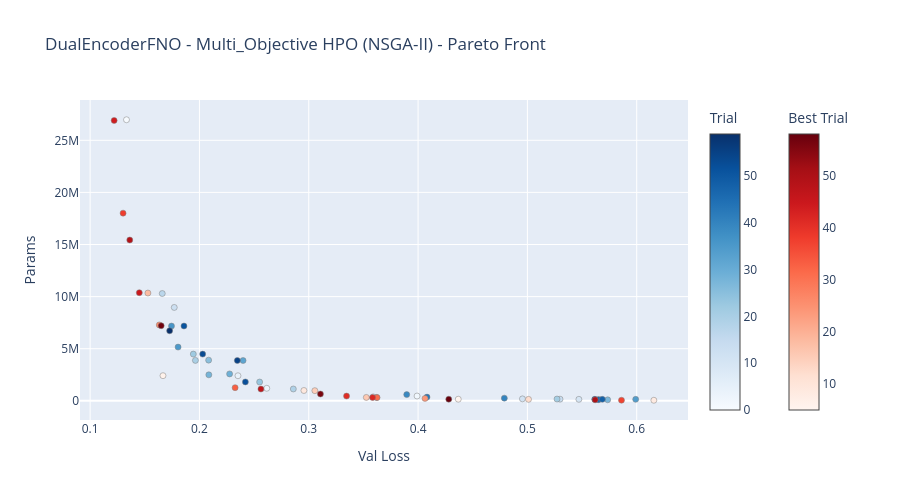

The code cell stored with this chart in its notebook:
### Code cell
import optuna.visualization as vis

# Optuna Pareto plot
fig_pareto = vis.plot_pareto_front(study, target_names=["Val Loss", "Params"])
fig_pareto.update_layout(height=500, title="DualEncoderFNO - Multi_Objective HPO (NSGA-II) - Pareto Front")
fig_pareto.show()

html_path = cfg.hpo_dir / "rve1_hpo_pareto_front.html"
fig_pareto.write_html(str(html_path))
print("✅ Pareto Front saved")

### Figure 1 — Plotly figure (JSON) as saved in the notebook; plotly's stock layout.template omitted (floating-point values rounded to 4 significant figures)
{"data": [{"hovertemplate": "%{text}<extra>Trial</extra>", "marker": {"color": [0, 1, 2, 3, 4, 7, 10, 11, 13, 14, 17, 19, 20, 21, 22, 23, 25, 27, 28, 29, 30, 32, 34, 35, 36, 39, 40, 43, 46, 48, 51, 52, 53, 54, 55, 59], "colorbar": {"title": {"text": "Trial"}}, "colorscale": [[0, "rgb(247,251,255)"], [0.125, "rgb(222,235,247)"], [0.25, "rgb(198,219,239)"], [0.375, "rgb(158,202,225)"], [0.5, "rgb(107,174,214)"], [0.625, "rgb(66,146,198)"], [0.75, "rgb(33,113,181)"], [0.875, "rgb(8,81,156)"], [1, "rgb(8,48,107)"]], "line": {"color": "Grey", "width": 0.5}}, "mode": "markers", "showlegend": false, "text": ["{<br>  \"number\": 0,<br>  \"values\": [<br>    0.13326596057415008,<br>    26972291.0<br>  ],<br>  \"params\": {<br>    \"n_modes\": 32,<br>    \"hidden_channels\": 64,<br>    \"n_layers\": 6,<br>    \"film_mlp_layers\": 6,<br>    \"film_mlp_neurons\": 128<br>  },<br>  \"user_attrs\": {<br>    \"best_val_loss\": 0.13326596057415008,<br>    \"n_params\": 26972291,<br>    \"n_params_M\": 26.97<br>  }<br>}", "{<br>  \"number\": 1,<br>  \"values\": [<br>    0.565298014163971,<br>    134051.0<br>  ],<br>  \"params\": {<br>    \"n_modes\": 8,<br>    \"hidden_channels\": 16,<br>    \"n_layers\": 6,<br>    \"film_mlp_layers\": 2,<br>    \"film_mlp_neurons\": 32<br>  },<br>  \"user_attrs\": {<br>    \"best_val_loss\": 0.565298014163971,<br>    \"n_params\": 134051,<br>    \"n_params_M\": 0.13<br>  }<br>}", "{<br>  \"number\": 2,<br>  \"values\": [<br>    0.39909353137016296,<br>    457763.0<br>  ],<br>  \"params\": {<br>    \"n_modes\": 16,<br>    \"hidden_channels\": 16,<br>    \"n_layers\": 6,<br>    \"film_mlp_layers\": 6,<br>    \"film_mlp_neurons\": 32<br>  },<br>  \"user_attrs\": {<br>    \"best_val_loss\": 0.39909353137016296,<br>    \"n_params\": 457763,<br>    \"n_params_M\": 0.46<br>  }<br>}", "{<br>  \"number\": 3,<br>  \"values\": [<br>    0.26158858585357664,<br>    1200755.0<br>  ],<br>  \"params\": {<br>    \"n_modes\": 32,<br>    \"hidden_channels\": 16,<br>    \"n_layers\": 4,<br>    \"film_mlp_layers\": 6,<br>    \"film_mlp_neurons\": 128<br>  },<br>  \"user_attrs\": {<br>    \"best_val_loss\": 0.26158858585357664,<br>    \"n_params\": 1200755,<br>    \"n_params_M\": 1.2<br>  }<br>}", "{<br>  \"number\": 4,<br>  \"values\": [<br>    0.2352579870223999,<br>    2404291.0<br>  ],<br>  \"params\": {<br>    \"n_modes\": 16,<br>    \"hidden_channels\": 64,<br>    \"n_layers\": 2,<br>    \"film_mlp_layers\": 4,<br>    \"film_mlp_neurons\": 32<br>  },<br>  \"user_attrs\": {<br>    \"best_val_loss\": 0.2352579870223999,<br>    \"n_params\": 2404291,<br>    \"n_params_M\": 2.4<br>  }<br>}", "{<br>  \"number\": 7,<br>  \"values\": [<br>    0.35889958930015564,<br>    374499.0<br>  ],<br>  \"params\": {<br>    \"n_modes\": 8,<br>    \"hidden_channels\": 32,<br>    \"n_layers\": 4,<br>    \"film_mlp_layers\": 2,<br>    \"film_mlp_neurons\": 128<br>  },<br>  \"user_attrs\": {<br>    \"best_val_loss\": 0.35889958930015564,<br>    \"n_params\": 374499,<br>    \"n_params_M\": 0.37<br>  }<br>}", "{<br>  \"number\": 10,<br>  \"values\": [<br>    0.5470949282646179,<br>    140323.0<br>  ],<br>  \"params\": {<br>    \"n_modes\": 8,<br>    \"hidden_channels\": 16,<br>    \"n_layers\": 6,<br>    \"film_mlp_layers\": 2,<br>    \"film_mlp_neurons\": 64<br>  },<br>  \"user_attrs\": {<br>    \"best_val_loss\": 0.5470949282646179,<br>    \"n_params\": 140323,<br>    \"n_params_M\": 0.14<br>  }<br>}", "{<br>  \"number\": 11,<br>  \"values\": [<br>    0.49547307538986207,<br>    185891.0<br>  ],<br>  \"params\": {<br>    \"n_modes\": 8,<br>    \"hidden_channels\": 16,<br>    \"n_layers\": 6,<br>    \"film_mlp_layers\": 4,<br>    \"film_mlp_neurons\": 128<br>  },<br>  \"user_attrs\": {<br>    \"best_val_loss\": 0.49547307538986207,<br>    \"n_params\": 185891,<br>    \"n_params_M\": 0.19<br>  }<br>}", "{<br>  \"number\": 13,<br>  \"values\": [<br>    0.1769529321193695,<br>    8960003.0<br>  ],<br>  \"params\": {<br>    \"n_modes\": 32,<br>    \"hidden_channels\": 64,<br>    \"n_layers\": 2,<br>    \"film_mlp_layers\": 6,<br>    \"film_mlp_neurons\": 32<br>  },<br>  \"user_attrs\": {<br>    \"best_val_loss\": 0.1769529321193695,<br>    \"n_params\": 8960003,<br>    \"n_params_M\": 8.96<br>  }<br>}", "{<br>  \"number\": 14,<br>  \"values\": [<br>    0.5298617329597474,<br>    156963.0<br>  ],<br>  \"params\": {<br>    \"n_modes\": 8,<br>    \"hidden_channels\": 16,<br>    \"n_layers\": 6,<br>    \"film_mlp_layers\": 6,<br>    \"film_mlp_neurons\": 64<br>  },<br>  \"user_attrs\": {<br>    \"best_val_loss\": 0.5298617329597474,<br>    \"n_params\": 156963,<br>    \"n_params_M\": 0.16<br>  }<br>}", "{<br>  \"number\": 17,<br>  \"values\": [<br>    0.1659875671863556,<br>    10293891.0<br>  ],<br>  \"params\": {<br>    \"n_modes\": 24,<br>    \"hidden_channels\": 64,<br>    \"n_layers\": 4,<br>    \"film_mlp_layers\": 4,<br>    \"film_mlp_neurons\": 32<br>  },<br>  \"user_attrs\": {<br>    \"best_val_loss\": 0.1659875671863556,<br>    \"n_params\": 10293891,<br>    \"n_params_M\": 10.29<br>  }<br>}", "{<br>  \"number\": 19,<br>  \"values\": [<br>    0.2858971438407898,<br>    1134579.0<br>  ],<br>  \"params\": {<br>    \"n_modes\": 32,<br>    \"hidden_channels\": 16,<br>    \"n_layers\": 4,<br>    \"film_mlp_layers\": 4,<br>    \"film_mlp_neurons\": 64<br>  },<br>  \"user_attrs\": {<br>    \"best_val_loss\": 0.2858971438407898,<br>    \"n_params\": 1134579,<br>    \"n_params_M\": 1.13<br>  }<br>}", "{<br>  \"number\": 20,<br>  \"values\": [<br>    0.1963139408826828,<br>    3876675.0<br>  ],<br>  \"params\": {<br>    \"n_modes\": 24,<br>    \"hidden_channels\": 32,<br>    \"n_layers\": 6,<br>    \"film_mlp_layers\": 2,<br>    \"film_mlp_neurons\": 64<br>  },<br>  \"user_attrs\": {<br>    \"best_val_loss\": 0.1963139408826828,<br>    \"n_params\": 3876675,<br>    \"n_params_M\": 3.88<br>  }<br>}", "{<br>  \"number\": 21,<br>  \"values\": [<br>    0.5271059875488281,<br>    168563.0<br>  ],<br>  \"params\": {<br>    \"n_modes\": 8,<br>    \"hidden_channels\": 16,<br>    \"n_layers\": 4,<br>    \"film_mlp_layers\": 6,<br>    \"film_mlp_neurons\": 128<br>  },<br>  \"user_attrs\": {<br>    \"best_val_loss\": 0.5271059875488281,<br>    \"n_params\": 168563,<br>    \"n_params_M\": 0.17<br>  }<br>}", "{<br>  \"number\": 22,<br>  \"values\": [<br>    0.19440394628047944,<br>    4482531.0<br>  ],<br>  \"params\": {<br>    \"n_modes\": 32,<br>    \"hidden_channels\": 32,<br>    \"n_layers\": 4,<br>    \"film_mlp_layers\": 6,<br>    \"film_mlp_neurons\": 32<br>  },<br>  \"user_attrs\": {<br>    \"best_val_loss\": 0.19440394628047944,<br>    \"n_params\": 4482531,<br>    \"n_params_M\": 4.48<br>  }<br>}", "{<br>  \"number\": 23,<br>  \"values\": [<br>    0.25506215286254885,<br>    1801987.0<br>  ],<br>  \"params\": {<br>    \"n_modes\": 16,<br>    \"hidden_channels\": 32,<br>    \"n_layers\": 6,<br>    \"film_mlp_layers\": 4,<br>    \"film_mlp_neurons\": 32<br>  },<br>  \"user_attrs\": {<br>    \"best_val_loss\": 0.25506215286254885,<br>    \"n_params\": 1801987,<br>    \"n_params_M\": 1.8<br>  }<br>}", "{<br>  \"number\": 25,<br>  \"values\": [<br>    0.20840441346168517,<br>    3901507.0<br>  ],<br>  \"params\": {<br>    \"n_modes\": 24,<br>    \"hidden_channels\": 32,<br>    \"n_layers\": 6,<br>    \"film_mlp_layers\": 2,<br>    \"film_mlp_neurons\": 128<br>  },<br>  \"user_attrs\": {<br>    \"best_val_loss\": 0.20840441346168517,<br>    \"n_params\": 3901507,<br>    \"n_params_M\": 3.9<br>  }<br>}", "{<br>  \"number\": 27,<br>  \"values\": [<br>    0.5734348411560058,<br>    94067.0<br>  ],<br>  \"params\": {<br>    \"n_modes\": 8,<br>    \"hidden_channels\": 16,<br>    \"n_layers\": 4,<br>    \"film_mlp_layers\": 6,<br>    \"film_mlp_neurons\": 32<br>  },<br>  \"user_attrs\": {<br>    \"best_val_loss\": 0.5734348411560058,<br>    \"n_params\": 94067,<br>    \"n_params_M\": 0.09<br>  }<br>}", "{<br>  \"number\": 28,<br>  \"values\": [<br>    0.2085988563299179,<br>    2493187.0<br>  ],<br>  \"params\": {<br>    \"n_modes\": 16,<br>    \"hidden_channels\": 64,<br>    \"n_layers\": 2,<br>    \"film_mlp_layers\": 6,<br>    \"film_mlp_neurons\": 128<br>  },<br>  \"user_attrs\": {<br>    \"best_val_loss\": 0.2085988563299179,<br>    \"n_params\": 2493187,<br>    \"n_params_M\": 2.49<br>  }<br>}", "{<br>  \"number\": 29,<br>  \"values\": [<br>    0.22758667182922362,<br>    2579875.0<br>  ],<br>  \"params\": {<br>    \"n_modes\": 24,<br>    \"hidden_channels\": 32,<br>    \"n_layers\": 4,<br>    \"film_mlp_layers\": 4,<br>    \"film_mlp_neurons\": 32<br>  },<br>  \"user_attrs\": {<br>    \"best_val_loss\": 0.22758667182922362,<br>    \"n_params\": 2579875,<br>    \"n_params_M\": 2.58<br>  }<br>}", "{<br>  \"number\": 30,<br>  \"values\": [<br>    0.36212074327468874,<br>    323699.0<br>  ],<br>  \"params\": {<br>    \"n_modes\": 16,<br>    \"hidden_channels\": 16,<br>    \"n_layers\": 4,<br>    \"film_mlp_layers\": 6,<br>    \"film_mlp_neurons\": 64<br>  },<br>  \"user_attrs\": {<br>    \"best_val_loss\": 0.36212074327468874,<br>    \"n_params\": 323699,<br>    \"n_params_M\": 0.32<br>  }<br>}", "{<br>  \"number\": 32,<br>  \"values\": [<br>    0.23989107084274292,<br>    3866371.0<br>  ],<br>  \"params\": {<br>    \"n_modes\": 24,<br>    \"hidden_channels\": 32,<br>    \"n_layers\": 6,<br>    \"film_mlp_layers\": 4,<br>    \"film_mlp_neurons\": 32<br>  },<br>  \"user_attrs\": {<br>    \"best_val_loss\": 0.23989107084274292,<br>    \"n_params\": 3866371,<br>    \"n_params_M\": 3.87<br>  }<br>}", "{<br>  \"number\": 34,<br>  \"values\": [<br>    0.5990618858337402,<br>    138275.0<br>  ],<br>  \"params\": {<br>    \"n_modes\": 8,<br>    \"hidden_channels\": 16,<br>    \"n_layers\": 6,<br>    \"film_mlp_layers\": 6,<br>    \"film_mlp_neurons\": 32<br>  },<br>  \"user_attrs\": {<br>    \"best_val_loss\": 0.5990618858337402,<br>    \"n_params\": 138275,<br>    \"n_params_M\": 0.14<br>  }<br>}", "{<br>  \"number\": 35,<br>  \"values\": [<br>    0.180462997674942,<br>    5154691.0<br>  ],<br>  \"params\": {<br>    \"n_modes\": 24,<br>    \"hidden_channels\": 64,<br>    \"n_layers\": 2,<br>    \"film_mlp_layers\": 2,<br>    \"film_mlp_neurons\": 32<br>  },<br>  \"user_attrs\": {<br>    \"best_val_loss\": 0.180462997674942,<br>    \"n_params\": 5154691,<br>    \"n_params_M\": 5.15<br>  }<br>}", "{<br>  \"number\": 36,<br>  \"values\": [<br>    0.17442846488952637,<br>    7173443.0<br>  ],<br>  \"params\": {<br>    \"n_modes\": 16,<br>    \"hidden_channels\": 64,<br>    \"n_layers\": 6,<br>    \"film_mlp_layers\": 4,<br>    \"film_mlp_neurons\": 32<br>  },<br>  \"user_attrs\": {<br>    \"best_val_loss\": 0.17442846488952637,<br>    \"n_params\": 7173443,<br>    \"n_params_M\": 7.17<br>  }<br>}", "{<br>  \"number\": 39,<br>  \"values\": [<br>    0.38961037874221804,<br>    592195.0<br>  ],<br>  \"params\": {<br>    \"n_modes\": 8,<br>    \"hidden_channels\": 32,<br>    \"n_layers\": 6,<br>    \"film_mlp_layers\": 4,<br>    \"film_mlp_neurons\": 128<br>  },<br>  \"user_attrs\": {<br>    \"best_val_loss\": 0.38961037874221804,<br>    \"n_params\": 592195,<br>    \"n_params_M\": 0.59<br>  }<br>}", "{<br>  \"number\": 40,<br>  \"values\": [<br>    0.4789096174240112,<br>    255875.0<br>  ],<br>  \"params\": {<br>    \"n_modes\": 8,<br>    \"hidden_channels\": 32,<br>    \"n_layers\": 2,<br>    \"film_mlp_layers\": 6,<br>    \"film_mlp_neurons\": 128<br>  },<br>  \"user_attrs\": {<br>    \"best_val_loss\": 0.4789096174240112,<br>    \"n_params\": 255875,<br>    \"n_params_M\": 0.26<br>  }<br>}", "{<br>  \"number\": 43,<br>  \"values\": [<br>    0.40818260264396666,<br>    353763.0<br>  ],<br>  \"params\": {<br>    \"n_modes\": 8,<br>    \"hidden_channels\": 32,<br>    \"n_layers\": 4,<br>    \"film_mlp_layers\": 6,<br>    \"film_mlp_neurons\": 32<br>  },<br>  \"user_attrs\": {<br>    \"best_val_loss\": 0.40818260264396666,<br>    \"n_params\": 353763,<br>    \"n_params_M\": 0.35<br>  }<br>}", "{<br>  \"number\": 46,<br>  \"values\": [<br>    0.5649438786506653,<br>    110707.0<br>  ],<br>  \"params\": {<br>    \"n_modes\": 8,<br>    \"hidden_channels\": 16,<br>    \"n_layers\": 4,<br>    \"film_mlp_layers\": 6,<br>    \"film_mlp_neurons\": 64<br>  },<br>  \"user_attrs\": {<br>    \"best_val_loss\": 0.5649438786506653,<br>    \"n_params\": 110707,<br>    \"n_params_M\": 0.11<br>  }<br>}", "{<br>  \"number\": 48,<br>  \"values\": [<br>    0.5685430240631103,<br>    138275.0<br>  ],<br>  \"params\": {<br>    \"n_modes\": 8,<br>    \"hidden_channels\": 16,<br>    \"n_layers\": 6,<br>    \"film_mlp_layers\": 6,<br>    \"film_mlp_neurons\": 32<br>  },<br>  \"user_attrs\": {<br>    \"best_val_loss\": 0.5685430240631103,<br>    \"n_params\": 138275,<br>    \"n_params_M\": 0.14<br>  }<br>}", "{<br>  \"number\": 51,<br>  \"values\": [<br>    0.18584704160690307,<br>    7175555.0<br>  ],<br>  \"params\": {<br>    \"n_modes\": 16,<br>    \"hidden_channels\": 64,<br>    \"n_layers\": 6,<br>    \"film_mlp_layers\": 6,<br>    \"film_mlp_neurons\": 32<br>  },<br>  \"user_attrs\": {<br>    \"best_val_loss\": 0.18584704160690307,<br>    \"n_params\": 7175555,<br>    \"n_params_M\": 7.18<br>  }<br>}", "{<br>  \"number\": 52,<br>  \"values\": [<br>    0.24203052711486817,<br>    1812291.0<br>  ],<br>  \"params\": {<br>    \"n_modes\": 16,<br>    \"hidden_channels\": 32,<br>    \"n_layers\": 6,<br>    \"film_mlp_layers\": 2,<br>    \"film_mlp_neurons\": 64<br>  },<br>  \"user_attrs\": {<br>    \"best_val_loss\": 0.24203052711486817,<br>    \"n_params\": 1812291,<br>    \"n_params_M\": 1.81<br>  }<br>}", "{<br>  \"number\": 53,<br>  \"values\": [<br>    0.2029570950269699,<br>    4480419.0<br>  ],<br>  \"params\": {<br>    \"n_modes\": 32,<br>    \"hidden_channels\": 32,<br>    \"n_layers\": 4,<br>    \"film_mlp_layers\": 4,<br>    \"film_mlp_neurons\": 32<br>  },<br>  \"user_attrs\": {<br>    \"best_val_loss\": 0.2029570950269699,<br>    \"n_params\": 4480419,<br>    \"n_params_M\": 4.48<br>  }<br>}", "{<br>  \"number\": 54,<br>  \"values\": [<br>    0.5616064691543579,<br>    138275.0<br>  ],<br>  \"params\": {<br>    \"n_modes\": 8,<br>    \"hidden_channels\": 16,<br>    \"n_layers\": 6,<br>    \"film_mlp_layers\": 6,<br>    \"film_mlp_neurons\": 32<br>  },<br>  \"user_attrs\": {<br>    \"best_val_loss\": 0.5616064691543579,<br>    \"n_params\": 138275,<br>    \"n_params_M\": 0.14<br>  }<br>}", "{<br>  \"number\": 55,<br>  \"values\": [<br>    0.23467230439186096,<br>    3866371.0<br>  ],<br>  \"params\": {<br>    \"n_modes\": 24,<br>    \"hidden_channels\": 32,<br>    \"n_layers\": 6,<br>    \"film_mlp_layers\": 4,<br>    \"film_mlp_neurons\": 32<br>  },<br>  \"user_attrs\": {<br>    \"best_val_loss\": 0.23467230439186096,<br>    \"n_params\": 3866371,<br>    \"n_params_M\": 3.87<br>  }<br>}", "{<br>  \"number\": 59,<br>  \"values\": [<br>    0.1727457379102707,<br>    6715075.0<br>  ],<br>  \"params\": {<br>    \"n_modes\": 32,<br>    \"hidden_channels\": 32,<br>    \"n_layers\": 6,<br>    \"film_mlp_layers\": 2,<br>    \"film_mlp_neurons\": 32<br>  },<br>  \"user_attrs\": {<br>    \"best_val_loss\": 0.1727457379102707,<br>    \"n_params\": 6715075,<br>    \"n_params_M\": 6.72<br>  }<br>}"], "type": "scatter", "x": [0.1333, 0.5653, 0.3991, 0.2616, 0.2353, 0.3589, 0.5471, 0.4955, 0.177, 0.5299, 0.166, 0.2859, 0.1963, 0.5271, 0.1944, 0.2551, 0.2084, 0.5734, 0.2086, 0.2276, 0.3621, 0.2399, 0.5991, 0.1805, 0.1744, 0.3896, 0.4789, 0.4082, 0.5649, 0.5685, 0.1858, 0.242, 0.203, 0.5616, 0.2347, 0.1727], "y": [26972291, 134051, 457763, 1200755, 2404291, 374499, 140323, 185891, 8960003, 156963, 10293891, 1134579, 3876675, 168563, 4482531, 1801987, 3901507, 94067, 2493187, 2579875, 323699, 3866371, 138275, 5154691, 7173443, 592195, 255875, 353763, 110707, 138275, 7175555, 1812291, 4480419, 138275, 3866371, 6715075]}, {"hovertemplate": "%{text}<extra>Best Trial</extra>", "marker": {"color": [5, 6, 8, 9, 12, 15, 16, 18, 24, 26, 31, 33, 37, 38, 41, 42, 44, 45, 47, 49, 50, 56, 57, 58], "colorbar": {"title": {"text": "Best Trial"}, "x": 1.1, "xpad": 40}, "colorscale": [[0, "rgb(255,245,240)"], [0.125, "rgb(254,224,210)"], [0.25, "rgb(252,187,161)"], [0.375, "rgb(252,146,114)"], [0.5, "rgb(251,106,74)"], [0.625, "rgb(239,59,44)"], [0.75, "rgb(203,24,29)"], [0.875, "rgb(165,15,21)"], [1, "rgb(103,0,13)"]], "line": {"color": "Grey", "width": 0.5}}, "mode": "markers", "showlegend": false, "text": ["{<br>  \"number\": 5,<br>  \"values\": [<br>    0.4367782998085022,<br>    152131.0<br>  ],<br>  \"params\": {<br>    \"n_modes\": 16,<br>    \"hidden_channels\": 16,<br>    \"n_layers\": 2,<br>    \"film_mlp_layers\": 2,<br>    \"film_mlp_neurons\": 32<br>  },<br>  \"user_attrs\": {<br>    \"best_val_loss\": 0.4367782998085022,<br>    \"n_params\": 152131,<br>    \"n_params_M\": 0.15<br>  }<br>}", "{<br>  \"number\": 6,<br>  \"values\": [<br>    0.16665977466106416,<br>    2410499.0<br>  ],<br>  \"params\": {<br>    \"n_modes\": 16,<br>    \"hidden_channels\": 64,<br>    \"n_layers\": 2,<br>    \"film_mlp_layers\": 2,<br>    \"film_mlp_neurons\": 64<br>  },<br>  \"user_attrs\": {<br>    \"best_val_loss\": 0.16665977466106416,<br>    \"n_params\": 2410499,<br>    \"n_params_M\": 2.41<br>  }<br>}", "{<br>  \"number\": 8,<br>  \"values\": [<br>    0.6156760597229004,<br>    52163.0<br>  ],<br>  \"params\": {<br>    \"n_modes\": 8,<br>    \"hidden_channels\": 16,<br>    \"n_layers\": 2,<br>    \"film_mlp_layers\": 2,<br>    \"film_mlp_neurons\": 128<br>  },<br>  \"user_attrs\": {<br>    \"best_val_loss\": 0.6156760597229004,<br>    \"n_params\": 52163,<br>    \"n_params_M\": 0.05<br>  }<br>}", "{<br>  \"number\": 9,<br>  \"values\": [<br>    0.2955739893913269,<br>    988451.0<br>  ],<br>  \"params\": {<br>    \"n_modes\": 24,<br>    \"hidden_channels\": 16,<br>    \"n_layers\": 6,<br>    \"film_mlp_layers\": 2,<br>    \"film_mlp_neurons\": 128<br>  },<br>  \"user_attrs\": {<br>    \"best_val_loss\": 0.2955739893913269,<br>    \"n_params\": 988451,<br>    \"n_params_M\": 0.99<br>  }<br>}", "{<br>  \"number\": 12,<br>  \"values\": [<br>    0.501024233341217,<br>    136163.0<br>  ],<br>  \"params\": {<br>    \"n_modes\": 8,<br>    \"hidden_channels\": 16,<br>    \"n_layers\": 6,<br>    \"film_mlp_layers\": 4,<br>    \"film_mlp_neurons\": 32<br>  },<br>  \"user_attrs\": {<br>    \"best_val_loss\": 0.501024233341217,<br>    \"n_params\": 136163,<br>    \"n_params_M\": 0.14<br>  }<br>}", "{<br>  \"number\": 15,<br>  \"values\": [<br>    0.30556831741333007,<br>    971747.0<br>  ],<br>  \"params\": {<br>    \"n_modes\": 24,<br>    \"hidden_channels\": 16,<br>    \"n_layers\": 6,<br>    \"film_mlp_layers\": 4,<br>    \"film_mlp_neurons\": 32<br>  },<br>  \"user_attrs\": {<br>    \"best_val_loss\": 0.30556831741333007,<br>    \"n_params\": 971747,<br>    \"n_params_M\": 0.97<br>  }<br>}", "{<br>  \"number\": 16,<br>  \"values\": [<br>    0.35265749430656435,<br>    323699.0<br>  ],<br>  \"params\": {<br>    \"n_modes\": 16,<br>    \"hidden_channels\": 16,<br>    \"n_layers\": 4,<br>    \"film_mlp_layers\": 6,<br>    \"film_mlp_neurons\": 64<br>  },<br>  \"user_attrs\": {<br>    \"best_val_loss\": 0.35265749430656435,<br>    \"n_params\": 323699,<br>    \"n_params_M\": 0.32<br>  }<br>}", "{<br>  \"number\": 18,<br>  \"values\": [<br>    0.15284857177734376,<br>    10341315.0<br>  ],<br>  \"params\": {<br>    \"n_modes\": 24,<br>    \"hidden_channels\": 64,<br>    \"n_layers\": 4,<br>    \"film_mlp_layers\": 2,<br>    \"film_mlp_neurons\": 128<br>  },<br>  \"user_attrs\": {<br>    \"best_val_loss\": 0.15284857177734376,<br>    \"n_params\": 10341315,<br>    \"n_params_M\": 10.34<br>  }<br>}", "{<br>  \"number\": 24,<br>  \"values\": [<br>    0.40636129450798036,<br>    224707.0<br>  ],<br>  \"params\": {<br>    \"n_modes\": 16,<br>    \"hidden_channels\": 16,<br>    \"n_layers\": 2,<br>    \"film_mlp_layers\": 6,<br>    \"film_mlp_neurons\": 128<br>  },<br>  \"user_attrs\": {<br>    \"best_val_loss\": 0.40636129450798036,<br>    \"n_params\": 224707,<br>    \"n_params_M\": 0.22<br>  }<br>}", "{<br>  \"number\": 26,<br>  \"values\": [<br>    0.16326255357265473,<br>    7278467.0<br>  ],<br>  \"params\": {<br>    \"n_modes\": 16,<br>    \"hidden_channels\": 64,<br>    \"n_layers\": 6,<br>    \"film_mlp_layers\": 4,<br>    \"film_mlp_neurons\": 128<br>  },<br>  \"user_attrs\": {<br>    \"best_val_loss\": 0.16326255357265473,<br>    \"n_params\": 7278467,<br>    \"n_params_M\": 7.28<br>  }<br>}", "{<br>  \"number\": 31,<br>  \"values\": [<br>    0.36244305419921874,<br>    307059.0<br>  ],<br>  \"params\": {<br>    \"n_modes\": 16,<br>    \"hidden_channels\": 16,<br>    \"n_layers\": 4,<br>    \"film_mlp_layers\": 2,<br>    \"film_mlp_neurons\": 64<br>  },<br>  \"user_attrs\": {<br>    \"best_val_loss\": 0.36244305419921874,<br>    \"n_params\": 307059,<br>    \"n_params_M\": 0.31<br>  }<br>}", "{<br>  \"number\": 33,<br>  \"values\": [<br>    0.2326411497592926,<br>    1259491.0<br>  ],<br>  \"params\": {<br>    \"n_modes\": 16,<br>    \"hidden_channels\": 32,<br>    \"n_layers\": 4,<br>    \"film_mlp_layers\": 4,<br>    \"film_mlp_neurons\": 128<br>  },<br>  \"user_attrs\": {<br>    \"best_val_loss\": 0.2326411497592926,<br>    \"n_params\": 1259491,<br>    \"n_params_M\": 1.26<br>  }<br>}", "{<br>  \"number\": 37,<br>  \"values\": [<br>    0.5860602569580078,<br>    56131.0<br>  ],<br>  \"params\": {<br>    \"n_modes\": 8,<br>    \"hidden_channels\": 16,<br>    \"n_layers\": 2,<br>    \"film_mlp_layers\": 4,<br>    \"film_mlp_neurons\": 64<br>  },<br>  \"user_attrs\": {<br>    \"best_val_loss\": 0.5860602569580078,<br>    \"n_params\": 56131,<br>    \"n_params_M\": 0.06<br>  }<br>}", "{<br>  \"number\": 38,<br>  \"values\": [<br>    0.13013844096660615,<br>    18009539.0<br>  ],<br>  \"params\": {<br>    \"n_modes\": 32,<br>    \"hidden_channels\": 64,<br>    \"n_layers\": 4,<br>    \"film_mlp_layers\": 6,<br>    \"film_mlp_neurons\": 128<br>  },<br>  \"user_attrs\": {<br>    \"best_val_loss\": 0.13013844096660615,<br>    \"n_params\": 18009539,<br>    \"n_params_M\": 18.01<br>  }<br>}", "{<br>  \"number\": 41,<br>  \"values\": [<br>    0.3345769624710083,<br>    455651.0<br>  ],<br>  \"params\": {<br>    \"n_modes\": 16,<br>    \"hidden_channels\": 16,<br>    \"n_layers\": 6,<br>    \"film_mlp_layers\": 4,<br>    \"film_mlp_neurons\": 32<br>  },<br>  \"user_attrs\": {<br>    \"best_val_loss\": 0.3345769624710083,<br>    \"n_params\": 455651,<br>    \"n_params_M\": 0.46<br>  }<br>}", "{<br>  \"number\": 42,<br>  \"values\": [<br>    0.35835864782333376,<br>    315507.0<br>  ],<br>  \"params\": {<br>    \"n_modes\": 16,<br>    \"hidden_channels\": 16,<br>    \"n_layers\": 4,<br>    \"film_mlp_layers\": 2,<br>    \"film_mlp_neurons\": 128<br>  },<br>  \"user_attrs\": {<br>    \"best_val_loss\": 0.35835864782333376,<br>    \"n_params\": 315507,<br>    \"n_params_M\": 0.32<br>  }<br>}", "{<br>  \"number\": 44,<br>  \"values\": [<br>    0.12197957789897919,<br>    26906243.0<br>  ],<br>  \"params\": {<br>    \"n_modes\": 32,<br>    \"hidden_channels\": 64,<br>    \"n_layers\": 6,<br>    \"film_mlp_layers\": 2,<br>    \"film_mlp_neurons\": 128<br>  },<br>  \"user_attrs\": {<br>    \"best_val_loss\": 0.12197957789897919,<br>    \"n_params\": 26906243,<br>    \"n_params_M\": 26.91<br>  }<br>}", "{<br>  \"number\": 45,<br>  \"values\": [<br>    0.14499251902103424,<br>    10374339.0<br>  ],<br>  \"params\": {<br>    \"n_modes\": 24,<br>    \"hidden_channels\": 64,<br>    \"n_layers\": 4,<br>    \"film_mlp_layers\": 4,<br>    \"film_mlp_neurons\": 128<br>  },<br>  \"user_attrs\": {<br>    \"best_val_loss\": 0.14499251902103424,<br>    \"n_params\": 10374339,<br>    \"n_params_M\": 10.37<br>  }<br>}", "{<br>  \"number\": 47,<br>  \"values\": [<br>    0.2562470116615295,<br>    1126259.0<br>  ],<br>  \"params\": {<br>    \"n_modes\": 32,<br>    \"hidden_channels\": 16,<br>    \"n_layers\": 4,<br>    \"film_mlp_layers\": 6,<br>    \"film_mlp_neurons\": 32<br>  },<br>  \"user_attrs\": {<br>    \"best_val_loss\": 0.2562470116615295,<br>    \"n_params\": 1126259,<br>    \"n_params_M\": 1.13<br>  }<br>}", "{<br>  \"number\": 49,<br>  \"values\": [<br>    0.13627121651172638,<br>    15428867.0<br>  ],<br>  \"params\": {<br>    \"n_modes\": 24,<br>    \"hidden_channels\": 64,<br>    \"n_layers\": 6,<br>    \"film_mlp_layers\": 2,<br>    \"film_mlp_neurons\": 32<br>  },<br>  \"user_attrs\": {<br>    \"best_val_loss\": 0.13627121651172638,<br>    \"n_params\": 15428867,<br>    \"n_params_M\": 15.43<br>  }<br>}", "{<br>  \"number\": 50,<br>  \"values\": [<br>    0.5619684505462647,<br>    94067.0<br>  ],<br>  \"params\": {<br>    \"n_modes\": 8,<br>    \"hidden_channels\": 16,<br>    \"n_layers\": 4,<br>    \"film_mlp_layers\": 6,<br>    \"film_mlp_neurons\": 32<br>  },<br>  \"user_attrs\": {<br>    \"best_val_loss\": 0.5619684505462647,<br>    \"n_params\": 94067,<br>    \"n_params_M\": 0.09<br>  }<br>}", "{<br>  \"number\": 56,<br>  \"values\": [<br>    0.31068613600730893,<br>    651123.0<br>  ],<br>  \"params\": {<br>    \"n_modes\": 24,<br>    \"hidden_channels\": 16,<br>    \"n_layers\": 4,<br>    \"film_mlp_layers\": 6,<br>    \"film_mlp_neurons\": 32<br>  },<br>  \"user_attrs\": {<br>    \"best_val_loss\": 0.31068613600730893,<br>    \"n_params\": 651123,<br>    \"n_params_M\": 0.65<br>  }<br>}", "{<br>  \"number\": 57,<br>  \"values\": [<br>    0.16501296937465668,<br>    7204355.0<br>  ],<br>  \"params\": {<br>    \"n_modes\": 16,<br>    \"hidden_channels\": 64,<br>    \"n_layers\": 6,<br>    \"film_mlp_layers\": 4,<br>    \"film_mlp_neurons\": 64<br>  },<br>  \"user_attrs\": {<br>    \"best_val_loss\": 0.16501296937465668,<br>    \"n_params\": 7204355,<br>    \"n_params_M\": 7.2<br>  }<br>}", "{<br>  \"number\": 58,<br>  \"values\": [<br>    0.42807654094696046,<br>    154243.0<br>  ],<br>  \"params\": {<br>    \"n_modes\": 16,<br>    \"hidden_channels\": 16,<br>    \"n_layers\": 2,<br>    \"film_mlp_layers\": 4,<br>    \"film_mlp_neurons\": 32<br>  },<br>  \"user_attrs\": {<br>    \"best_val_loss\": 0.42807654094696046,<br>    \"n_params\": 154243,<br>    \"n_params_M\": 0.15<br>  }<br>}"], "type": "scatter", "x": [0.4368, 0.1667, 0.6157, 0.2956, 0.501, 0.3056, 0.3527, 0.1528, 0.4064, 0.1633, 0.3624, 0.2326, 0.5861, 0.1301, 0.3346, 0.3584, 0.122, 0.145, 0.2562, 0.1363, 0.562, 0.3107, 0.165, 0.4281], "y": [152131, 2410499, 52163, 988451, 136163, 971747, 323699, 10341315, 224707, 7278467, 307059, 1259491, 56131, 18009539, 455651, 315507, 26906243, 10374339, 1126259, 15428867, 94067, 651123, 7204355, 154243]}], "layout": {"height": 500, "title": {"text": "DualEncoderFNO - Multi_Objective HPO (NSGA-II) - Pareto Front"}, "xaxis": {"title": {"text": "Val Loss"}}, "yaxis": {"title": {"text": "Params"}}}}
